Frame 1 (no input): blank canvas, image omitted
Frame 60 (the mouse pressed at the canvas centre just before this capture): blank canvas, image omitted
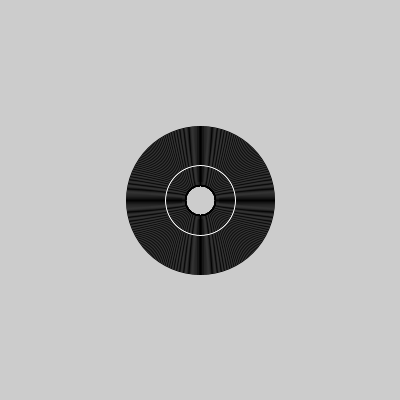
Frame 120 (the mouse held since frame 60 and released just before this capture)

The Processing sketch whose frames 1 and 60 were blank and that drew this single picture after the mouse press (run headless with seeded random() and noise(); from frame 60 on, the mouse is pressed at the canvas centre):

// Processing sketch: processing_74767
// ── processing_74767.pde

int d = 30;

void setup() {
  size(400, 400);
}

void draw() {
  noFill();
  ellipse(width/2, height/2, d, d);
  
  if(mousePressed) {
    d=d+2;
    if(d==70) {
      stroke(255);
    } 
    else {
      stroke(0);
    }
    if(d==300) {
      d=d-2;
        fill(255);
        textSize(20);
        text("THE BEATLES", width/2-textWidth("THE BEATLES")/2, 110);
        textSize(14);
        fill(255, 255, 0);
        text("Yellow Submarine", width/2-textWidth("Yellow Submarine")/2, 310);
      }
  }   
}
